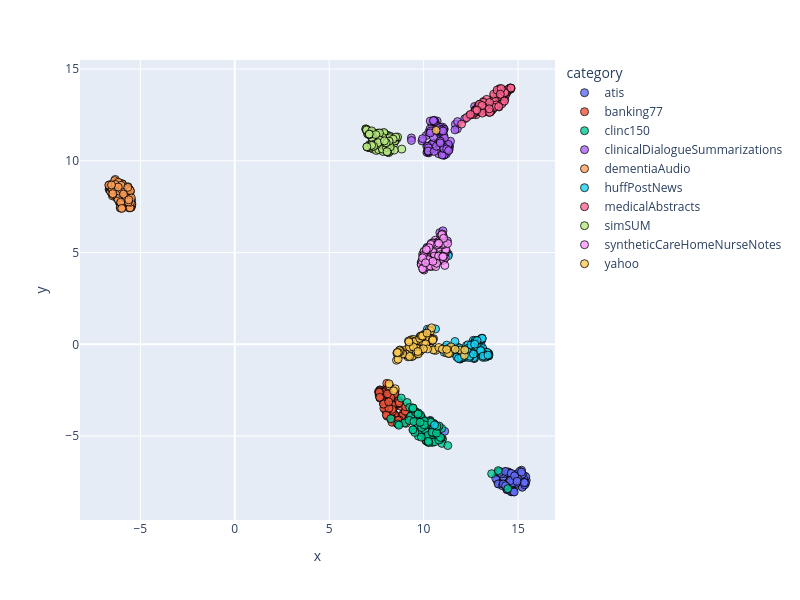

Notebook code for this chart:
### Code cell
dimensionality_reduction_plots(file_paths="./outputsVal/*/mean_model_zero_shot_classification.csv")

### Figure 1 — Plotly figure (JSON) as saved in the notebook; plotly's stock layout.template omitted (floating-point values rounded to 4 significant figures)
{"data": [{"customdata": [["atis_132"], ["atis_18"], ["atis_197"], ["atis_120"], ["atis_2"], ["atis_271"], ["atis_19"], ["atis_144"], ["atis_198"], ["atis_163"], ["atis_257"], ["atis_107"], ["atis_124"], ["atis_135"], ["atis_18"], ["atis_161"], ["atis_12"], ["atis_112"], ["atis_341"], ["atis_197"], ["atis_104"], ["atis_109"], ["atis_134"], ["atis_182"], ["atis_108"], ["atis_114"], ["atis_10"], ["atis_217"], ["atis_161"], ["atis_10"], ["atis_206"], ["atis_106"], ["atis_104"], ["atis_122"], ["atis_113"], ["atis_229"], ["atis_146"], ["atis_169"], ["atis_259"], ["atis_160"], ["atis_156"], ["atis_116"], ["atis_124"], ["atis_196"], ["atis_194"], ["atis_13"], ["atis_146"], ["atis_113"], ["atis_111"], ["atis_208"], ["atis_146"], ["atis_284"], ["atis_230"], ["atis_188"], ["atis_107"], ["atis_18"], ["atis_161"], ["atis_113"], ["atis_167"], ["atis_110"], ["atis_10"], ["atis_22"], ["atis_155"], ["atis_173"], ["atis_112"], ["atis_107"], ["atis_132"], ["atis_210"], ["atis_237"], ["atis_189"], ["atis_133"], ["atis_186"], ["atis_152"], ["atis_114"], ["atis_274"], ["atis_151"], ["atis_104"], ["atis_115"], ["atis_164"], ["atis_126"], ["atis_110"], ["atis_124"], ["atis_118"], ["atis_193"], ["atis_162"], ["atis_124"], ["atis_198"], ["atis_106"], ["atis_153"], ["atis_114"], ["atis_132"], ["atis_103"], ["atis_265"], ["atis_103"], ["atis_224"], ["atis_176"], ["atis_265"], ["atis_114"], ["atis_12"], ["atis_160"]], "hovertemplate": "category=atis<br>x=%{x}<br>y=%{y}<br>doc_id=%{customdata[0]}<extra></extra>", "legendgroup": "atis", "marker": {"color": "#636efa", "line": {"color": "black", "width": 1}, "opacity": 0.8, "size": 8, "symbol": "circle"}, "mode": "markers", "name": "atis", "orientation": "v", "showlegend": true, "type": "scatter", "x": [13.92, 14.52, 15.01, 15.43, 13.89, 14.84, 14.79, 15.15, 14.42, 15.19, 14.58, 14.33, 15.23, 14.62, 15.1, 14.33, 14.56, 15.03, 10.35, 15.32, 14.62, 14.77, 15.1, 14.66, 14.03, 13.99, 14.65, 15.21, 13.96, 14.82, 14.68, 14.48, 15.34, 14.75, 13.99, 14.69, 14.84, 15.41, 14.15, 15.04, 14.01, 15.3, 13.82, 14.23, 14.76, 14.03, 14.59, 14.64, 14.37, 13.97, 13.99, 14.29, 14.78, 14.52, 11.12, 14.13, 15.08, 15.22, 15.03, 14.85, 15.39, 14.74, 14.48, 14.41, 14.87, 14.96, 14.74, 14.77, 10.94, 14.9, 10.78, 13.95, 14.46, 15.18, 14.53, 14.03, 14.8, 14.77, 15.35, 15.12, 15.39, 15.18, 14.18, 14.91, 14.28, 14.33, 14.75, 14.72, 15.33, 14.91, 14.21, 15.09, 15.23, 14.63, 14.6, 14.97, 15.18, 14.82, 14.34, 14.95], "xaxis": "x", "y": [-7.097, -7.658, -7.477, -7.407, -7.423, -7.311, -7.332, -7.076, -7.922, -7.103, -7.473, -7.581, -7.648, -7.169, -7.384, -6.945, -7.013, -7.086, -4.143, -7.66, -7.994, -7.427, -7.361, -7.84, -7.583, -6.998, -8.031, -7.743, -6.95, -7.357, -7.188, -7.561, -7.179, -7.873, -7.607, -7.637, -7.458, -7.209, -7.56, -7.181, -6.972, -7.315, -7.301, -7.217, -7.381, -6.936, -7.365, -8.025, -7.606, -6.979, -6.977, -7.054, -7.152, -7.499, -4.735, -7.051, -7.387, -7.788, -7.369, -7.198, -7.579, -8.029, -6.95, -7.887, -7.124, -7.226, -7.51, -7.227, -5.147, -7.195, -5.028, -7.605, -7.57, -6.856, -7.026, -6.976, -8.045, -7.596, -7.648, -7.31, -7.535, -7.104, -7.711, -7.568, -7.646, -6.922, -7.26, -7.533, -7.529, -7.068, -7.606, -6.921, -7.076, -7.029, -7.419, -7.313, -6.959, -7.163, -7.704, -7.461], "yaxis": "y"}, {"customdata": [["atis_160"], ["atis_312"], ["atis_223"], ["atis_203"], ["atis_324"], ["atis_274"], ["atis_243"], ["atis_153"], ["atis_309"], ["atis_191"], ["atis_329"], ["atis_164"], ["atis_260"], ["atis_159"], ["atis_268"], ["atis_190"], ["atis_138"], ["atis_154"], ["atis_358"], ["atis_270"], ["atis_243"], ["atis_140"], ["atis_141"], ["atis_236"], ["atis_135"], ["atis_144"], ["atis_217"], ["atis_297"], ["atis_173"], ["atis_118"], ["atis_227"], ["atis_18"], ["atis_19"], ["atis_166"], ["atis_135"], ["atis_241"], ["atis_226"], ["atis_194"], ["atis_294"], ["atis_206"], ["atis_183"], ["atis_138"], ["atis_169"], ["atis_241"], ["atis_208"], ["atis_140"], ["atis_173"], ["atis_135"], ["atis_144"], ["atis_254"], ["atis_26"], ["atis_309"], ["atis_291"], ["atis_246"], ["atis_160"], ["atis_334"], ["atis_164"], ["atis_223"], ["atis_246"], ["atis_393"], ["atis_174"], ["atis_348"], ["atis_285"], ["atis_246"], ["atis_129"], ["atis_182"], ["atis_205"], ["atis_309"], ["atis_26"], ["atis_243"], ["atis_136"], ["atis_207"], ["atis_3"], ["atis_167"], ["atis_284"], ["atis_173"], ["atis_164"], ["atis_293"], ["atis_261"], ["atis_228"], ["atis_24"], ["atis_126"], ["atis_13"], ["atis_22"], ["atis_31"], ["atis_132"], ["atis_340"], ["atis_110"], ["atis_244"], ["atis_154"], ["atis_144"], ["atis_311"], ["atis_269"], ["atis_113"], ["atis_313"], ["atis_243"], ["atis_316"], ["atis_297"], ["atis_167"], ["atis_409"]], "hovertemplate": "category=banking77<br>x=%{x}<br>y=%{y}<br>doc_id=%{customdata[0]}<extra></extra>", "legendgroup": "banking77", "marker": {"color": "#EF553B", "line": {"color": "black", "width": 1}, "opacity": 0.8, "size": 8, "symbol": "circle"}, "mode": "markers", "name": "banking77", "orientation": "v", "showlegend": true, "type": "scatter", "x": [7.983, 7.689, 7.933, 7.944, 9.725, 8.043, 9.149, 8.987, 7.882, 8.365, 8.834, 7.886, 8.192, 8.281, 8.924, 9.09, 7.682, 8.33, 9.031, 7.947, 8.521, 8.309, 8.822, 8.496, 7.773, 7.689, 8.064, 8.176, 7.778, 8.359, 7.655, 8.453, 8.375, 9.069, 10.16, 9.535, 8.8, 7.779, 8.565, 8.488, 7.99, 8.215, 8.648, 8.008, 8.479, 8.656, 8.335, 9.025, 7.744, 8.325, 7.609, 7.644, 8.294, 7.854, 8.109, 8.45, 8.078, 8.35, 8.159, 8.485, 8.677, 7.695, 7.984, 8.367, 7.925, 8.083, 8.147, 7.66, 8.491, 8.065, 8.771, 7.985, 8.072, 7.676, 8.602, 8.314, 7.97, 8.303, 8.705, 8.468, 8.194, 8.62, 8.15, 7.716, 7.649, 8.359, 7.674, 8.335, 8.715, 8.051, 8.26, 8.643, 7.895, 8.025, 8.324, 8.162, 7.874, 8.151, 9.045, 8.087], "xaxis": "x", "y": [-2.638, -2.486, -2.464, -3.178, -4.204, -3.706, -3.802, -3.71, -3.247, -2.788, -3.911, -2.787, -3.516, -4.091, -3.765, -3.613, -2.492, -4.082, -3.697, -3.275, -4.045, -2.751, -3.927, -3.862, -2.584, -2.876, -3.289, -3.915, -2.893, -4.129, -2.688, -3.411, -3.375, -4.299, 0.002335, -3.723, -3.373, -2.627, -4.011, -4.241, -2.53, -3.888, -3.252, -2.509, -2.713, -3.197, -3.652, -3.64, -2.626, -4.072, -2.584, -2.764, -2.901, -2.618, -3.175, -3.828, -2.852, -4.064, -3.419, -2.782, -3.078, -2.933, -3.586, -3.32, -2.847, -3.786, -2.876, -2.583, -2.552, -3.913, -4.286, -3.517, -3.401, -2.723, -4.3, -4.071, -3.19, -3.579, -3.184, -2.681, -2.815, -4.321, -2.315, -2.845, -2.613, -3.645, -2.888, -3.534, -4.124, -2.126, -2.903, -4.147, -3.488, -3.841, -4.244, -3.477, -3.254, -3.131, -3.402, -2.698], "yaxis": "y"}, {"customdata": [["atis_228"], ["atis_397"], ["atis_262"], ["atis_55"], ["atis_394"], ["atis_277"], ["atis_457"], ["atis_243"], ["atis_330"], ["atis_242"], ["atis_387"], ["atis_20"], ["atis_316"], ["atis_320"], ["atis_340"], ["atis_203"], ["atis_174"], ["atis_173"], ["atis_36"], ["atis_292"], ["atis_268"], ["atis_151"], ["atis_517"], ["atis_248"], ["atis_169"], ["atis_255"], ["atis_321"], ["atis_329"], ["atis_182"], ["atis_26"], ["atis_312"], ["atis_289"], ["atis_229"], ["atis_277"], ["atis_220"], ["atis_293"], ["atis_257"], ["atis_243"], ["atis_295"], ["atis_303"], ["atis_2"], ["atis_147"], ["atis_2"], ["atis_388"], ["atis_270"], ["atis_22"], ["atis_3"], ["atis_164"], ["atis_190"], ["atis_428"], ["atis_311"], ["atis_364"], ["atis_296"], ["atis_272"], ["atis_183"], ["atis_340"], ["atis_3"], ["atis_268"], ["atis_447"], ["atis_433"], ["atis_284"], ["atis_359"], ["atis_428"], ["atis_32"], ["atis_167"], ["atis_333"], ["atis_312"], ["atis_34"], ["atis_283"], ["atis_479"], ["atis_226"], ["atis_274"], ["atis_421"], ["atis_212"], ["atis_32"], ["atis_176"], ["atis_212"], ["atis_353"], ["atis_464"], ["atis_281"], ["atis_261"], ["atis_255"], ["atis_15"], ["atis_455"], ["atis_333"], ["atis_182"], ["atis_428"], ["atis_22"], ["atis_287"], ["atis_217"], ["atis_16"], ["atis_353"], ["atis_311"], ["atis_208"], ["atis_321"], ["atis_469"], ["atis_336"], ["atis_311"], ["atis_313"], ["atis_449"]], "hovertemplate": "category=clinc150<br>x=%{x}<br>y=%{y}<br>doc_id=%{customdata[0]}<extra></extra>", "legendgroup": "clinc150", "marker": {"color": "#00cc96", "line": {"color": "black", "width": 1}, "opacity": 0.8, "size": 8, "symbol": "circle"}, "mode": "markers", "name": "clinc150", "orientation": "v", "showlegend": true, "type": "scatter", "x": [10.04, 10.65, 10.31, 9.724, 10.19, 9.849, 9.625, 10.05, 9.865, 9.552, 9.687, 10.03, 10.58, 9.558, 10.14, 10.12, 10.97, 10.07, 9.944, 10.37, 10.04, 8.982, 9.468, 9.851, 10.5, 11.0, 10.74, 10.47, 9.428, 9.971, 9.838, 9.724, 8.632, 8.817, 10.52, 9.128, 10.12, 10.56, 9.263, 10.32, 9.805, 10.37, 10.27, 8.689, 10.14, 10.97, 10.64, 9.314, 10.92, 10.36, 10.38, 10.07, 9.574, 10.19, 10.96, 9.239, 10.14, 10.51, 10.18, 9.971, 10.13, 10.46, 13.6, 10.61, 9.535, 10.62, 10.06, 9.422, 10.89, 10.05, 10.24, 10.22, 9.895, 10.52, 8.258, 10.55, 10.52, 10.52, 10.45, 10.03, 10.59, 10.03, 9.432, 14.46, 10.78, 10.82, 11.28, 10.72, 9.7, 9.44, 10.81, 13.95, 10.28, 10.89, 9.486, 10.68, 10.71, 9.879, 10.25, 9.81], "xaxis": "x", "y": [-4.626, -4.426, -5.109, -5.001, -5.255, -3.935, -4.258, -4.323, -4.539, -3.879, -4.537, -4.395, -4.873, -3.662, -5.24, -5.184, -5.139, -4.233, -4.059, -5.235, -4.869, -4.283, -4.663, -4.053, -5.218, -5.159, -5.071, -5.314, -3.476, -4.344, -3.855, -3.743, -4.337, -2.928, -4.307, -3.168, -5.227, -4.327, -3.442, -4.275, -4.778, -4.234, -5.044, -4.405, -4.457, -5.397, -4.832, -3.905, -5.104, -4.191, -4.253, -4.686, -3.693, -5.293, -4.581, -4.147, -5.11, -4.614, -4.747, -4.267, -5.254, -5.342, -7.048, -4.873, -4.799, -4.902, -4.653, -3.517, -5.107, -4.434, -5.321, -4.966, -4.529, -4.836, -4.048, -4.704, -4.938, -4.821, -4.786, -4.175, -5.31, -4.384, -4.653, -7.861, -5.021, -4.45, -5.514, -4.625, -3.797, -3.464, -5.212, -6.881, -5.352, -5.072, -4.204, -4.838, -4.462, -5.055, -5.286, -4.249], "yaxis": "y"}, {"customdata": [["atis_259"], ["atis_43"], ["atis_282"], ["atis_576"], ["atis_446"], ["atis_387"], ["atis_481"], ["atis_287"], ["atis_358"], ["atis_295"], ["atis_463"], ["atis_229"], ["atis_518"], ["atis_364"], ["atis_343"], ["atis_244"], ["atis_210"], ["atis_265"], ["atis_409"], ["atis_328"], ["atis_435"], ["atis_261"], ["atis_553"], ["atis_428"], ["atis_243"], ["atis_359"], ["atis_36"], ["atis_348"], ["atis_251"], ["atis_417"], ["atis_491"], ["atis_295"], ["atis_269"], ["atis_415"], ["atis_221"], ["atis_368"], ["atis_272"], ["atis_314"], ["atis_333"], ["atis_326"], ["atis_367"], ["atis_224"], ["atis_309"], ["atis_430"], ["atis_279"], ["atis_329"], ["atis_353"], ["atis_187"], ["atis_257"], ["atis_469"], ["atis_402"], ["atis_393"], ["atis_380"], ["atis_279"], ["atis_193"], ["atis_382"], ["atis_31"], ["atis_395"], ["atis_492"], ["atis_487"], ["atis_458"], ["atis_379"], ["atis_521"], ["atis_381"], ["atis_316"], ["atis_442"], ["atis_507"], ["atis_401"], ["atis_455"], ["atis_493"], ["atis_331"], ["atis_365"], ["atis_487"], ["atis_35"], ["atis_393"], ["atis_23"], ["atis_270"], ["atis_529"], ["atis_471"], ["atis_326"], ["atis_314"], ["atis_341"], ["atis_321"], ["atis_46"], ["atis_36"], ["atis_236"], ["atis_50"], ["atis_268"], ["atis_319"], ["atis_398"], ["atis_30"], ["atis_441"], ["atis_326"], ["atis_250"], ["atis_336"], ["atis_59"], ["atis_35"], ["atis_323"], ["atis_341"], ["atis_479"]], "hovertemplate": "category=clinicalDialogueSummarizations<br>x=%{x}<br>y=%{y}<br>doc_id=%{customdata[0]}<extra></extra>", "legendgroup": "clinicalDialogueSummarizations", "marker": {"color": "#ab63fa", "line": {"color": "black", "width": 1}, "opacity": 0.8, "size": 8, "symbol": "circle"}, "mode": "markers", "name": "clinicalDialogueSummarizations", "orientation": "v", "showlegend": true, "type": "scatter", "x": [10.86, 10.58, 11.0, 10.14, 9.914, 10.98, 10.9, 10.44, 10.25, 11.02, 11.02, 10.27, 11.2, 11.31, 10.32, 10.84, 10.79, 10.35, 10.21, 10.96, 10.6, 11.03, 11.01, 10.57, 11.78, 7.082, 10.46, 10.59, 11.35, 10.72, 10.61, 10.83, 10.17, 11.21, 11.04, 10.18, 11.0, 10.47, 11.37, 10.6, 11.68, 11.35, 9.943, 10.81, 11.31, 11.42, 10.43, 11.07, 11.09, 10.57, 11.09, 10.27, 10.26, 11.1, 10.55, 11.09, 10.5, 10.44, 10.23, 10.43, 12.18, 10.53, 10.22, 11.66, 10.55, 10.77, 10.25, 11.12, 10.98, 10.27, 10.88, 10.91, 11.24, 11.8, 11.25, 11.06, 10.74, 10.24, 11.27, 10.34, 10.37, 10.95, 11.31, 10.56, 11.06, 10.68, 11.26, 10.52, 10.78, 12.7, 10.88, 11.07, 10.95, 9.353, 11.22, 10.88, 9.356, 11.03, 11.32, 10.35], "xaxis": "x", "y": [6.087, 11.84, 10.99, 11.38, 11.08, 10.88, 4.744, 11.98, 10.54, 11.4, 6.185, 10.43, 10.38, 4.906, 10.82, 11.49, 10.39, 12.17, 10.49, 11.09, 12.13, 11.71, 11.83, 10.97, 11.74, 10.75, 10.92, 10.94, 10.79, 12.16, 12.09, 11.57, 10.78, 5.025, 10.33, 10.46, 10.39, 10.95, 10.78, 12.12, 11.99, 10.61, 11.21, 10.99, 10.82, 11.07, 10.65, 11.38, 11.72, 12.16, 10.31, 10.6, 10.48, 11.23, 10.91, 10.32, 10.69, 10.65, 10.53, 10.9, 12.29, 11.27, 10.79, 11.69, 12.21, 11.87, 10.71, 10.74, 10.32, 11.55, 11.82, 11.61, 10.62, 12.14, 10.79, 11.73, 11.65, 10.53, 10.6, 11.74, 11.62, 10.9, 10.89, 10.51, 10.76, 10.79, 5.636, 12.19, 11.75, 12.96, 11.08, 10.67, 11.68, 11.25, 10.64, 10.98, 11.11, 11.62, 10.56, 11.52], "yaxis": "y"}, {"customdata": [["atis_265"], ["atis_572"], ["atis_493"], ["atis_582"], ["atis_492"], ["atis_417"], ["atis_55"], ["atis_382"], ["atis_40"], ["atis_403"], ["atis_492"], ["atis_284"], ["atis_528"], ["atis_393"], ["atis_375"], ["atis_292"], ["atis_26"], ["atis_358"], ["atis_465"], ["atis_380"], ["atis_512"], ["atis_294"], ["atis_596"], ["atis_527"], ["atis_259"], ["atis_361"], ["atis_402"], ["atis_551"], ["atis_342"], ["atis_428"], ["atis_50"], ["atis_423"], ["atis_335"], ["atis_421"], ["atis_254"], ["atis_373"], ["atis_577"], ["atis_361"], ["atis_446"], ["atis_341"], ["atis_466"], ["atis_250"], ["atis_333"], ["atis_478"], ["atis_371"], ["atis_371"], ["atis_447"], ["atis_209"], ["atis_276"], ["atis_543"], ["atis_403"], ["atis_424"], ["atis_390"], ["atis_403"], ["atis_324"], ["atis_476"], ["atis_320"], ["atis_477"], ["atis_518"], ["atis_560"], ["atis_534"], ["atis_381"], ["atis_579"], ["atis_419"], ["atis_330"], ["atis_445"], ["atis_537"], ["atis_46"], ["atis_521"], ["atis_625"], ["atis_415"], ["atis_417"], ["atis_506"], ["atis_423"], ["atis_453"], ["atis_355"], ["atis_37"], ["atis_6"], ["atis_565"], ["atis_508"], ["atis_430"], ["atis_35"], ["atis_341"], ["atis_498"], ["atis_368"], ["atis_246"], ["atis_528"], ["atis_46"], ["atis_321"], ["atis_418"], ["atis_407"], ["atis_487"], ["atis_328"], ["atis_449"], ["atis_440"], ["atis_595"], ["atis_456"], ["atis_401"], ["atis_440"], ["atis_486"]], "hovertemplate": "category=dementiaAudio<br>x=%{x}<br>y=%{y}<br>doc_id=%{customdata[0]}<extra></extra>", "legendgroup": "dementiaAudio", "marker": {"color": "#FFA15A", "line": {"color": "black", "width": 1}, "opacity": 0.8, "size": 8, "symbol": "circle"}, "mode": "markers", "name": "dementiaAudio", "orientation": "v", "showlegend": true, "type": "scatter", "x": [-6.275, -5.46, -5.593, -5.647, -5.865, -6.038, -6.326, -6.016, -5.844, -6.491, -5.536, -6.638, -6.32, -6.273, -6.262, -5.951, -5.876, -6.114, -6.18, -6.506, -6.293, -5.483, -5.684, -6.651, -6.478, -6.556, -5.588, -5.52, -5.777, -6.046, -5.567, -5.98, -6.633, -5.476, -6.472, -6.277, -6.152, -6.051, -6.633, -5.716, -6.516, -6.434, -5.533, -6.179, -5.908, -6.603, -6.438, -5.574, -5.704, -6.426, -5.453, -6.188, -6.544, -6.065, -6.167, -5.644, -5.947, -5.625, -5.98, -6.064, -6.576, -5.45, -5.613, -6.561, -5.512, -5.655, -6.107, -6.598, -5.739, -5.969, -6.552, -5.962, -5.547, -5.692, -6.359, -6.174, -6.559, -6.457, -6.399, -5.511, -5.935, -6.672, -6.331, -6.155, -6.158, -6.473, -5.528, -5.981, -5.892, -6.461, -6.015, -6.333, -5.476, -5.635, -6.174, -5.612, -5.665, -6.525, -6.04, -5.987], "xaxis": "x", "y": [8.11, 7.846, 7.479, 8.586, 8.304, 7.61, 8.984, 7.488, 8.397, 8.379, 7.872, 8.484, 8.829, 8.803, 7.983, 8.617, 7.557, 7.746, 8.122, 8.7, 8.413, 7.53, 8.135, 8.445, 8.092, 8.339, 8.081, 8.33, 8.499, 7.437, 7.545, 8.229, 8.692, 7.47, 8.313, 8.265, 7.882, 7.643, 8.557, 7.89, 8.596, 8.185, 7.626, 7.889, 7.71, 8.396, 8.217, 8.437, 7.66, 8.523, 7.595, 8.217, 8.451, 7.677, 8.735, 7.996, 8.746, 7.443, 7.604, 7.436, 8.315, 7.66, 7.723, 8.632, 7.459, 8.404, 8.793, 8.556, 7.987, 7.437, 8.564, 8.738, 7.438, 8.439, 8.921, 8.47, 8.539, 8.162, 8.56, 7.744, 8.318, 8.674, 8.475, 8.363, 8.828, 8.413, 8.373, 8.446, 8.182, 8.212, 8.665, 8.712, 7.979, 7.758, 8.573, 7.879, 8.55, 8.683, 7.744, 7.404], "yaxis": "y"}, {"customdata": [["atis_401"], ["atis_573"], ["atis_58"], ["atis_584"], ["atis_672"], ["atis_455"], ["atis_593"], ["atis_408"], ["atis_525"], ["atis_418"], ["atis_546"], ["atis_37"], ["atis_553"], ["atis_43"], ["atis_428"], ["atis_519"], ["atis_349"], ["atis_372"], ["atis_475"], ["atis_401"], ["atis_538"], ["atis_297"], ["atis_610"], ["atis_529"], ["atis_543"], ["atis_478"], ["atis_495"], ["atis_599"], ["atis_543"], ["atis_478"], ["atis_503"], ["atis_546"], ["atis_379"], ["atis_623"], ["atis_275"], ["atis_403"], ["atis_579"], ["atis_372"], ["atis_460"], ["atis_369"], ["atis_516"], ["atis_423"], ["atis_340"], ["atis_584"], ["atis_456"], ["atis_45"], ["atis_477"], ["atis_268"], ["atis_356"], ["atis_625"], ["atis_417"], ["atis_447"], ["atis_527"], ["atis_435"], ["atis_404"], ["atis_503"], ["atis_458"], ["atis_509"], ["atis_582"], ["atis_668"], ["atis_578"], ["atis_388"], ["atis_592"], ["atis_455"], ["atis_409"], ["atis_446"], ["atis_538"], ["atis_527"], ["atis_529"], ["atis_64"], ["atis_541"], ["atis_437"], ["atis_559"], ["atis_498"], ["atis_560"], ["atis_404"], ["atis_471"], ["atis_631"], ["atis_573"], ["atis_657"], ["atis_440"], ["atis_390"], ["atis_408"], ["atis_504"], ["atis_462"], ["atis_286"], ["atis_566"], ["atis_53"], ["atis_438"], ["atis_421"], ["atis_460"], ["atis_50"], ["atis_373"], ["atis_470"], ["atis_448"], ["atis_616"], ["atis_498"], ["atis_535"], ["atis_457"], ["atis_519"]], "hovertemplate": "category=huffPostNews<br>x=%{x}<br>y=%{y}<br>doc_id=%{customdata[0]}<extra></extra>", "legendgroup": "huffPostNews", "marker": {"color": "#19d3f3", "line": {"color": "black", "width": 1}, "opacity": 0.8, "size": 8, "symbol": "circle"}, "mode": "markers", "name": "huffPostNews", "orientation": "v", "showlegend": true, "type": "scatter", "x": [11.93, 13.43, 12.7, 13.14, 11.93, 13.03, 12.27, 11.9, 12.97, 13.45, 12.7, 13.45, 13.45, 13.01, 13.32, 12.68, 12.18, 10.57, 13.2, 12.63, 11.3, 13.19, 12.38, 13.45, 11.12, 13.19, 10.2, 13.39, 12.63, 11.71, 12.18, 13.1, 13.43, 12.68, 11.09, 13.14, 12.73, 13.39, 13.06, 12.27, 12.88, 13.05, 11.72, 12.88, 11.31, 12.34, 13.08, 13.11, 10.63, 12.37, 11.22, 13.33, 13.13, 13.36, 12.07, 12.66, 12.35, 12.0, 9.377, 11.94, 11.51, 12.63, 10.58, 11.44, 11.94, 11.76, 13.08, 11.8, 12.49, 12.71, 11.31, 13.05, 13.1, 13.16, 13.04, 12.65, 13.28, 12.0, 11.89, 13.27, 12.33, 13.02, 13.15, 12.31, 12.46, 11.7, 12.51, 13.1, 12.83, 12.03, 12.7, 11.3, 12.41, 11.85, 12.44, 11.66, 10.32, 12.64, 11.51, 13.41], "xaxis": "x", "y": [-0.7816, -0.5834, 0.1417, -0.7095, -0.8044, -0.4475, -0.07665, -0.4385, -0.3317, -0.6258, -0.7431, -0.4973, -0.6197, -0.1649, -0.5355, -0.7769, -0.6024, -0.2993, -0.4549, -0.1119, 4.827, -0.3633, -0.6134, -0.5464, -0.1731, -0.4341, 0.823, -0.5004, 0.2168, -0.53, -0.7128, -0.4556, -0.6013, 0.08004, -0.4333, -0.5003, 0.2151, -0.6438, 0.3089, -0.6253, 0.1989, -0.03695, -0.3507, -0.1575, -0.4801, -0.02356, 0.2488, -0.3387, 0.8395, -0.5435, -0.04055, -0.4476, -0.2319, -0.4286, -0.7189, -0.5922, -0.6403, -0.3728, -0.657, -0.7463, -0.3253, -0.6824, -4.392, -0.3611, -0.5913, -0.6853, 0.3013, -0.1494, -0.4543, 0.09238, -0.2331, 0.2857, 0.3366, -0.5225, -0.3371, -0.7334, -0.7036, -0.7407, -0.1996, -0.6489, -0.2234, -0.3411, -0.6419, -0.3548, -0.6734, -0.2659, -0.03943, 0.3241, 0.2079, -0.6702, 0.008412, -0.3132, -0.7238, -0.7702, -0.6452, 0.1551, 0.755, -0.5273, -0.3153, -0.5858], "yaxis": "y"}, {"customdata": [["atis_446"], ["atis_604"], ["atis_583"], ["atis_592"], ["atis_68"], ["atis_568"], ["atis_62"], ["atis_519"], ["atis_610"], ["atis_496"], ["atis_673"], ["atis_507"], ["atis_569"], ["atis_482"], ["atis_487"], ["atis_523"], ["atis_445"], ["atis_422"], ["atis_511"], ["atis_470"], ["atis_681"], ["atis_486"], ["atis_634"], ["atis_557"], ["atis_56"], ["atis_517"], ["atis_55"], ["atis_647"], ["atis_56"], ["atis_551"], ["atis_609"], ["atis_595"], ["atis_515"], ["atis_658"], ["atis_283"], ["atis_618"], ["atis_599"], ["atis_395"], ["atis_462"], ["atis_452"], ["atis_542"], ["atis_466"], ["atis_363"], ["atis_616"], ["atis_472"], ["atis_506"], ["atis_504"], ["atis_419"], ["atis_380"], ["atis_67"], ["atis_460"], ["atis_482"], ["atis_542"], ["atis_481"], ["atis_413"], ["atis_660"], ["atis_469"], ["atis_557"], ["atis_641"], ["atis_68"], ["atis_592"], ["atis_393"], ["atis_604"], ["atis_543"], ["atis_523"], ["atis_503"], ["atis_592"], ["atis_552"], ["atis_583"], ["atis_640"], ["atis_572"], ["atis_547"], ["atis_652"], ["atis_511"], ["atis_569"], ["atis_495"], ["atis_475"], ["atis_706"], ["atis_618"], ["atis_664"], ["atis_447"], ["atis_438"], ["atis_553"], ["atis_534"], ["atis_479"], ["atis_293"], ["atis_571"], ["atis_60"], ["atis_518"], ["atis_578"], ["atis_492"], ["atis_52"], ["atis_440"], ["atis_506"], ["atis_470"], ["atis_625"], ["atis_552"], ["atis_625"], ["atis_613"], ["atis_679"]], "hovertemplate": "category=medicalAbstracts<br>x=%{x}<br>y=%{y}<br>doc_id=%{customdata[0]}<extra></extra>", "legendgroup": "medicalAbstracts", "marker": {"color": "#FF6692", "line": {"color": "black", "width": 1}, "opacity": 0.8, "size": 8, "symbol": "circle"}, "mode": "markers", "name": "medicalAbstracts", "orientation": "v", "showlegend": true, "type": "scatter", "x": [14.59, 13.88, 14.08, 12.92, 13.88, 14.6, 14.59, 13.38, 14.11, 13.5, 14.1, 13.24, 13.72, 13.24, 13.49, 14.01, 14.24, 13.96, 14.3, 13.98, 12.01, 12.77, 13.59, 13.66, 14.52, 12.43, 14.32, 14.37, 14.57, 13.4, 13.79, 13.52, 14.19, 13.89, 14.23, 12.72, 14.18, 14.2, 13.01, 12.61, 13.59, 12.97, 13.44, 12.89, 14.42, 13.99, 14.15, 13.71, 13.99, 12.86, 14.61, 14.38, 13.56, 14.63, 14.15, 14.14, 12.76, 13.78, 12.71, 13.41, 13.19, 13.18, 13.34, 12.87, 13.56, 13.53, 13.15, 13.84, 14.06, 13.74, 13.97, 14.28, 14.0, 13.71, 12.86, 14.06, 14.28, 14.4, 14.3, 12.9, 12.97, 14.03, 13.25, 14.3, 13.11, 12.72, 14.62, 12.95, 13.53, 12.28, 13.89, 13.49, 14.11, 14.06, 13.49, 12.73, 13.09, 12.82, 13.48, 12.48], "xaxis": "x", "y": [13.91, 13.68, 13.9, 12.91, 13.09, 13.9, 13.91, 12.86, 13.24, 12.88, 13.37, 12.69, 13.51, 13.14, 12.84, 13.55, 13.61, 13.78, 13.35, 13.04, 12.0, 12.51, 12.77, 12.8, 13.89, 12.48, 13.69, 13.62, 13.97, 12.76, 12.94, 12.7, 13.67, 13.74, 13.36, 12.76, 13.19, 13.83, 12.86, 12.53, 12.74, 13.08, 12.65, 13.0, 13.73, 12.93, 13.84, 13.32, 13.47, 12.68, 13.96, 13.78, 12.7, 13.95, 13.54, 13.1, 12.78, 13.24, 12.63, 12.83, 13.24, 13.12, 13.35, 12.85, 12.72, 12.67, 13.19, 13.04, 13.87, 12.91, 12.96, 13.25, 13.88, 13.63, 12.77, 13.86, 13.73, 13.86, 13.77, 12.93, 12.7, 13.93, 12.88, 13.71, 12.6, 12.74, 13.97, 13.08, 12.66, 12.35, 13.85, 12.64, 13.94, 13.63, 13.18, 12.71, 13.02, 12.77, 12.83, 12.53], "yaxis": "y"}, {"customdata": [["atis_552"], ["atis_621"], ["atis_630"], ["atis_615"], ["atis_732"], ["atis_572"], ["atis_705"], ["atis_529"], ["atis_666"], ["atis_606"], ["atis_706"], ["atis_668"], ["atis_60"], ["atis_64"], ["atis_51"], ["atis_676"], ["atis_456"], ["atis_56"], ["atis_583"], ["atis_547"], ["atis_728"], ["atis_499"], ["atis_685"], ["atis_668"], ["atis_587"], ["atis_62"], ["atis_568"], ["atis_711"], ["atis_716"], ["atis_634"], ["atis_622"], ["atis_664"], ["atis_584"], ["atis_693"], ["atis_367"], ["atis_657"], ["atis_635"], ["atis_465"], ["atis_514"], ["atis_548"], ["atis_621"], ["atis_537"], ["atis_463"], ["atis_622"], ["atis_622"], ["atis_561"], ["atis_56"], ["atis_476"], ["atis_627"], ["atis_7"], ["atis_579"], ["atis_52"], ["atis_615"], ["atis_527"], ["atis_612"], ["atis_70"], ["atis_517"], ["atis_584"], ["atis_663"], ["atis_698"], ["atis_599"], ["atis_598"], ["atis_635"], ["atis_666"], ["atis_572"], ["atis_507"], ["atis_724"], ["atis_717"], ["atis_639"], ["atis_674"], ["atis_573"], ["atis_631"], ["atis_707"], ["atis_596"], ["atis_591"], ["atis_504"], ["atis_670"], ["atis_736"], ["atis_67"], ["atis_691"], ["atis_604"], ["atis_460"], ["atis_573"], ["atis_60"], ["atis_587"], ["atis_449"], ["atis_640"], ["atis_606"], ["atis_568"], ["atis_587"], ["atis_506"], ["atis_553"], ["atis_553"], ["atis_553"], ["atis_537"], ["atis_634"], ["atis_663"], ["atis_661"], ["atis_64"], ["atis_685"]], "hovertemplate": "category=simSUM<br>x=%{x}<br>y=%{y}<br>doc_id=%{customdata[0]}<extra></extra>", "legendgroup": "simSUM", "marker": {"color": "#B6E880", "line": {"color": "black", "width": 1}, "opacity": 0.8, "size": 8, "symbol": "circle"}, "mode": "markers", "name": "simSUM", "orientation": "v", "showlegend": true, "type": "scatter", "x": [7.098, 8.072, 7.31, 7.947, 8.579, 8.844, 7.401, 8.424, 7.796, 8.493, 8.383, 7.14, 7.054, 8.037, 7.912, 7.644, 7.629, 7.775, 7.27, 8.223, 7.495, 7.424, 8.357, 7.036, 8.242, 7.171, 7.043, 7.025, 6.979, 8.158, 8.182, 8.151, 7.444, 6.951, 7.949, 7.62, 7.37, 8.011, 7.293, 7.093, 7.319, 6.934, 7.268, 8.267, 8.044, 7.929, 7.166, 8.225, 6.966, 7.898, 7.192, 7.196, 7.084, 7.521, 7.888, 7.823, 8.207, 8.098, 7.296, 7.258, 7.741, 8.08, 7.137, 7.577, 8.472, 8.337, 7.625, 8.444, 6.977, 7.136, 7.856, 7.811, 8.336, 8.622, 7.338, 7.387, 7.252, 8.09, 7.825, 8.034, 7.014, 8.229, 8.23, 8.522, 7.977, 8.386, 8.169, 8.059, 7.519, 8.017, 7.664, 7.69, 7.589, 7.925, 7.354, 7.246, 7.135, 7.469, 6.992, 7.119], "xaxis": "x", "y": [10.75, 11.4, 10.65, 10.57, 11.19, 10.64, 11.41, 10.93, 11.5, 11.1, 11.17, 10.89, 10.76, 10.67, 10.99, 10.82, 10.84, 10.74, 11.26, 10.95, 10.56, 10.84, 11.12, 11.63, 11.19, 11.41, 10.73, 11.48, 11.7, 10.79, 10.6, 10.44, 11.03, 11.69, 10.98, 10.61, 11.39, 11.33, 11.55, 11.63, 11.08, 11.74, 10.85, 10.6, 10.84, 11.48, 11.44, 11.34, 11.72, 11.54, 10.72, 10.87, 11.44, 11.47, 11.05, 11.12, 10.51, 11.22, 10.78, 11.27, 11.12, 10.49, 10.78, 11.51, 11.08, 11.22, 10.86, 10.58, 11.68, 11.43, 10.51, 10.65, 11.24, 11.29, 10.83, 10.91, 11.63, 10.48, 11.27, 10.72, 10.76, 11.27, 10.76, 11.29, 10.96, 11.18, 11.07, 10.5, 10.89, 10.99, 11.52, 11.13, 10.99, 11.09, 10.79, 10.85, 11.45, 11.43, 10.77, 11.45], "yaxis": "y"}, {"customdata": [["atis_693"], ["atis_713"], ["atis_633"], ["atis_663"], ["atis_80"], ["atis_7"], ["atis_718"], ["atis_71"], ["atis_7"], ["atis_681"], ["atis_84"], ["atis_694"], ["atis_637"], ["atis_721"], ["atis_542"], ["atis_725"], ["atis_502"], ["atis_654"], ["atis_599"], ["atis_55"], ["atis_74"], ["atis_525"], ["atis_711"], ["atis_712"], ["atis_661"], ["atis_67"], ["atis_670"], ["atis_727"], ["atis_92"], ["atis_682"], ["atis_682"], ["atis_711"], ["atis_59"], ["atis_706"], ["atis_51"], ["atis_666"], ["atis_657"], ["atis_637"], ["atis_518"], ["atis_610"], ["atis_629"], ["atis_552"], ["atis_71"], ["atis_718"], ["atis_681"], ["atis_609"], ["atis_637"], ["atis_569"], ["atis_743"], ["atis_744"], ["atis_68"], ["atis_566"], ["atis_628"], ["atis_554"], ["atis_631"], ["atis_700"], ["atis_641"], ["atis_66"], ["atis_727"], ["atis_701"], ["atis_60"], ["atis_614"], ["atis_83"], ["atis_695"], ["atis_681"], ["atis_566"], ["atis_78"], ["atis_88"], ["atis_657"], ["atis_695"], ["atis_639"], ["atis_717"], ["atis_709"], ["atis_634"], ["atis_628"], ["atis_661"], ["atis_730"], ["atis_76"], ["atis_695"], ["atis_706"], ["atis_641"], ["atis_643"], ["atis_609"], ["atis_74"], ["atis_618"], ["atis_562"], ["atis_691"], ["atis_654"], ["atis_67"], ["atis_598"], ["atis_643"], ["atis_617"], ["atis_615"], ["atis_6"], ["atis_544"], ["atis_660"], ["atis_666"], ["atis_67"], ["atis_691"], ["atis_735"]], "hovertemplate": "category=syntheticCareHomeNurseNotes<br>x=%{x}<br>y=%{y}<br>doc_id=%{customdata[0]}<extra></extra>", "legendgroup": "syntheticCareHomeNurseNotes", "marker": {"color": "#FF97FF", "line": {"color": "black", "width": 1}, "opacity": 0.8, "size": 8, "symbol": "circle"}, "mode": "markers", "name": "syntheticCareHomeNurseNotes", "orientation": "v", "showlegend": true, "type": "scatter", "x": [10.11, 10.35, 10.9, 10.24, 10.88, 11.04, 10.31, 10.01, 10.75, 10.67, 10.75, 10.11, 10.9, 10.74, 11.11, 10.02, 11.15, 10.41, 10.34, 10.94, 10.4, 10.62, 10.17, 10.74, 10.7, 9.885, 10.41, 10.93, 10.14, 10.73, 10.04, 10.98, 10.43, 10.52, 10.17, 10.06, 10.6, 9.874, 11.14, 10.18, 10.83, 10.92, 10.59, 10.29, 10.48, 10.46, 10.8, 11.18, 9.946, 10.87, 10.05, 10.54, 10.05, 11.0, 10.18, 9.886, 11.06, 11.06, 10.17, 10.03, 10.02, 10.18, 11.02, 10.48, 9.999, 9.87, 10.22, 9.914, 9.976, 10.4, 10.52, 10.56, 10.23, 11.06, 10.69, 10.38, 9.999, 10.33, 10.2, 10.96, 10.74, 11.15, 11.27, 10.37, 10.64, 10.79, 11.06, 11.13, 10.28, 10.35, 10.69, 9.944, 10.24, 9.941, 10.49, 11.07, 10.1, 11.02, 10.14, 10.8], "xaxis": "x", "y": [4.96, 4.882, 5.784, 5.215, 5.494, 5.886, 4.262, 4.169, 4.698, 4.828, 5.575, 4.298, 5.898, 5.471, 5.472, 4.048, 5.002, 4.278, 4.328, 4.707, 5.056, 5.675, 5.169, 5.577, 5.504, 4.443, 4.329, 4.799, 4.705, 5.493, 4.982, 5.891, 4.243, 5.499, 4.739, 5.021, 4.813, 4.462, 5.087, 5.282, 5.498, 4.551, 4.423, 0.7871, 5.536, 4.997, 5.283, 5.175, 4.902, 5.465, 4.218, 4.301, 4.951, 6.006, 4.77, 4.348, 4.578, 4.612, 4.608, 5.024, 5.066, 5.241, 5.425, 5.108, 4.86, 4.351, 5.168, 4.549, 4.104, 5.501, 4.321, 4.808, 4.67, 5.497, 5.394, 5.442, 4.788, 4.387, 4.245, 5.975, 5.439, 4.724, 5.492, 4.261, 4.237, 4.815, 5.777, 4.3, 5.268, 4.559, 4.418, 4.122, 4.614, 4.712, 4.52, 4.795, 4.443, 4.773, 5.162, 5.51], "yaxis": "y"}, {"customdata": [["atis_700"], ["atis_738"], ["atis_679"], ["atis_90"], ["atis_83"], ["atis_742"], ["atis_98"], ["atis_93"], ["atis_704"], ["atis_729"], ["atis_88"], ["atis_739"], ["atis_693"], ["atis_725"], ["atis_685"], ["atis_732"], ["atis_60"], ["atis_71"], ["atis_717"], ["atis_698"], ["atis_96"], ["atis_92"], ["atis_733"], ["atis_728"], ["atis_96"], ["atis_671"], ["atis_727"], ["atis_733"], ["atis_98"], ["atis_88"], ["atis_74"], ["atis_743"], ["atis_669"], ["atis_742"], ["atis_74"], ["atis_705"], ["atis_676"], ["atis_720"], ["atis_685"], ["atis_635"], ["atis_93"], ["atis_692"], ["atis_715"], ["atis_84"], ["atis_99"], ["atis_613"], ["atis_69"], ["atis_91"], ["atis_744"], ["atis_95"], ["atis_705"], ["atis_709"], ["atis_725"], ["atis_571"], ["atis_76"], ["atis_84"], ["atis_91"], ["atis_729"], ["atis_96"], ["atis_715"], ["atis_744"], ["atis_639"], ["atis_98"], ["atis_699"], ["atis_99"], ["atis_593"], ["atis_90"], ["atis_91"], ["atis_692"], ["atis_91"], ["atis_743"], ["atis_96"], ["atis_92"], ["atis_671"], ["atis_88"], ["atis_744"], ["atis_84"], ["atis_78"], ["atis_745"], ["atis_727"], ["atis_671"], ["atis_724"], ["atis_91"], ["atis_740"], ["atis_84"], ["atis_682"], ["atis_83"], ["atis_84"], ["atis_729"], ["atis_709"], ["atis_680"], ["atis_692"], ["atis_664"], ["atis_7"], ["atis_83"], ["atis_93"], ["atis_682"], ["atis_672"], ["atis_9"], ["atis_744"]], "hovertemplate": "category=yahoo<br>x=%{x}<br>y=%{y}<br>doc_id=%{customdata[0]}<extra></extra>", "legendgroup": "yahoo", "marker": {"color": "#FECB52", "line": {"color": "black", "width": 1}, "opacity": 0.8, "size": 8, "symbol": "circle"}, "mode": "markers", "name": "yahoo", "orientation": "v", "showlegend": true, "type": "scatter", "x": [9.376, 10.08, 9.559, 11.45, 10.64, 9.811, 9.708, 9.45, 11.31, 9.349, 9.398, 9.709, 9.476, 9.174, 8.809, 8.585, 10.3, 9.471, 9.065, 9.871, 10.01, 9.508, 9.021, 10.53, 10.4, 8.652, 10.29, 8.745, 10.44, 9.849, 10.1, 9.647, 10.37, 9.626, 11.22, 9.594, 9.179, 8.803, 10.14, 9.077, 9.729, 9.277, 8.566, 8.846, 10.34, 8.905, 9.833, 10.02, 10.51, 9.617, 9.316, 8.197, 11.93, 9.502, 9.964, 10.66, 9.25, 9.72, 11.39, 10.29, 9.889, 9.356, 9.792, 9.198, 9.683, 9.651, 11.67, 12.16, 11.32, 10.81, 8.62, 9.608, 9.257, 10.46, 8.498, 8.765, 9.873, 10.11, 9.606, 9.943, 10.49, 10.99, 10.42, 10.21, 8.406, 8.65, 9.988, 8.718, 9.712, 12.18, 10.49, 9.251, 9.457, 9.226, 8.171, 8.668, 11.22, 10.18, 8.605, 9.696], "xaxis": "x", "y": [-0.3552, 0.5879, -0.5499, -0.1345, -0.3284, 0.427, -0.4587, 0.1436, -0.3283, 0.251, -0.6543, 0.141, 0.06145, -0.6836, -0.3509, -0.481, -0.001518, 0.2736, -0.3528, 0.4265, 0.07961, -0.2737, -0.551, 0.3096, 0.1976, -0.4346, 0.5986, -0.3055, 0.1946, 0.3707, 0.5031, -0.2867, 0.7189, -0.1969, -0.465, -0.2024, -0.5954, -0.3939, 0.453, -0.2873, -0.4208, -0.3889, -0.8651, -0.4193, 0.3404, -0.5244, -0.3631, 0.4795, -0.3033, 0.197, 0.2058, -2.27, -0.314, 0.1375, 0.4026, 11.66, 0.03838, -0.4073, -0.4918, 0.3238, 0.4539, -0.2335, 0.3219, 0.1811, -0.2336, -0.459, -0.2714, -0.6046, -0.4975, -0.1707, -0.4598, -0.2113, -0.6608, 0.2225, -2.422, -0.392, 0.4672, 0.02484, -0.4115, 0.4536, 0.2801, -0.2623, 0.8994, -0.2495, -2.53, -0.8076, -0.2391, -0.3396, -0.5181, -0.3052, 0.2261, -0.1556, -0.1402, 0.1349, -2.151, -0.4489, -0.2755, 0.6154, -0.4479, -0.3886], "yaxis": "y"}], "layout": {"height": 600, "legend": {"title": {"text": "category"}, "tracegroupgap": 0}, "margin": {"t": 60}, "width": 800, "xaxis": {"anchor": "y", "domain": [0, 1], "title": {"text": "x"}}, "yaxis": {"anchor": "x", "domain": [0, 1], "title": {"text": "y"}}}}
